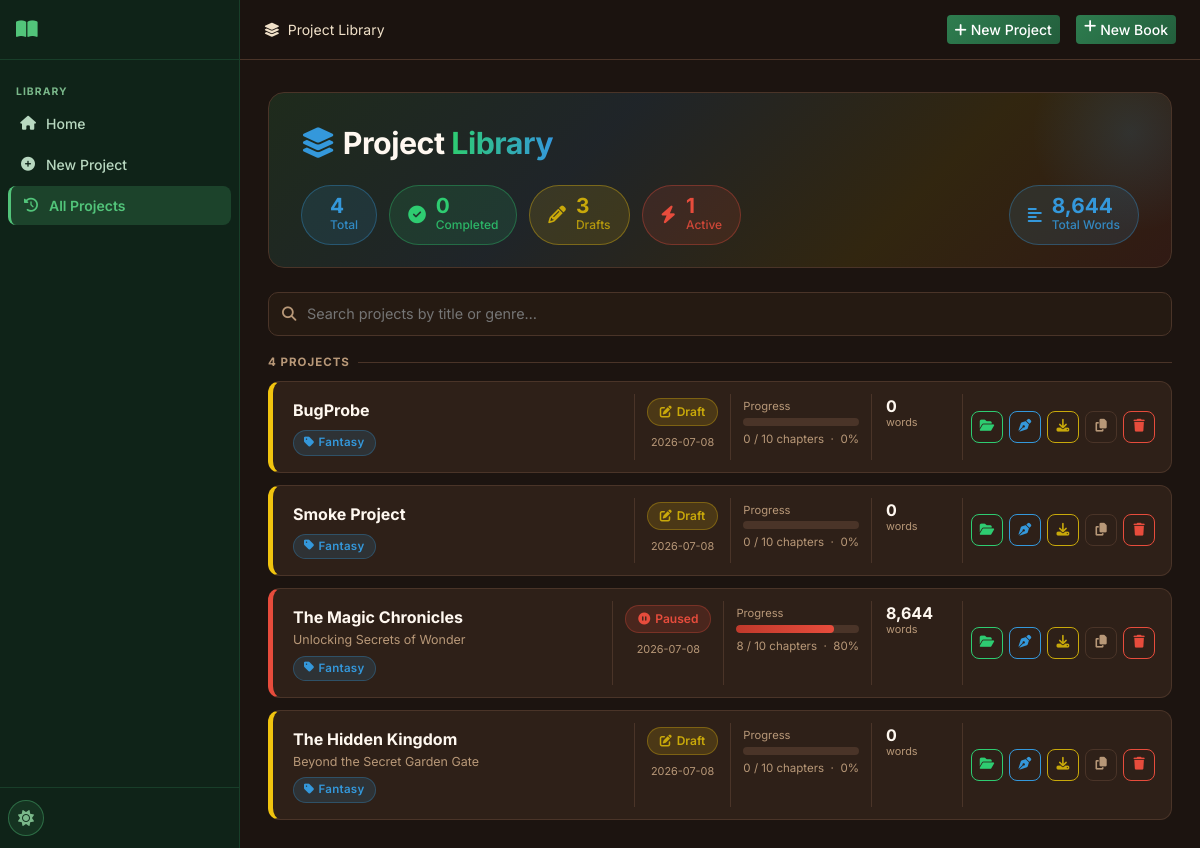
The app's page /history with its own data.
### tables this page shows
CREATE TABLE projects (
    id INTEGER PRIMARY KEY AUTOINCREMENT,
    title TEXT NOT NULL,
    subtitle TEXT DEFAULT '',
    genre TEXT DEFAULT 'Fantasy',
    audience TEXT DEFAULT 'Adult',
    description TEXT DEFAULT '',
    language TEXT DEFAULT 'English',
    story_type TEXT DEFAULT 'Novel',
    writing_style TEXT DEFAULT 'Descriptive',
    point_of_view TEXT DEFAULT 'Third Person Limited',
    tense TEXT DEFAULT 'Past',
    tone TEXT DEFAULT 'Adventurous',
    num_chapters INTEGER DEFAULT 10,
    words_per_chapter INTEGER DEFAULT 2000,
    creativity_level TEXT DEFAULT 'balanced',
    temperature REAL DEFAULT 0.7,
    top_p REAL DEFAULT 0.9,
    max_tokens INTEGER DEFAULT 4096,
    status TEXT DEFAULT 'draft',
    current_chapter INTEGER DEFAULT 0,
    total_words INTEGER DEFAULT 0,
    cover_prompt TEXT DEFAULT '',
    include_images INTEGER DEFAULT 0,
    images_per_chapter INTEGER DEFAULT 1,
    image_style TEXT DEFAULT 'Realistic',
    created_at TIMESTAMP DEFAULT CURRENT_TIMESTAMP,
    updated_at TIMESTAMP DEFAULT CURRENT_TIMESTAMP
);

### routes/main.py (the view)
@bp.route('/history')
def history():
    db = get_db()
    projects = db.execute('SELECT * FROM projects ORDER BY updated_at DESC').fetchall()
    return render_template('history.html', projects=projects)

### database/__init__.py (called while the page is built)
def get_db():
    if 'db' not in g:
        db_path = current_app.config['DATABASE']
        os.makedirs(os.path.dirname(db_path), exist_ok=True)
        g.db = sqlite3.connect(db_path)
        g.db.row_factory = sqlite3.Row
        g.db.execute('PRAGMA foreign_keys = ON')
        g.db.execute('PRAGMA journal_mode = WAL')
    return g.db

### utils/helpers.py (called while the page is built)
def get_setting(db, key, default=''):
    row = db.execute('SELECT value FROM settings WHERE key = ?', (key,)).fetchone()
    return row['value'] if row else default

### templates/history.html (shortened to what this page needs)
{% extends "base.html" %}
{% block breadcrumb %}<i class="fas fa-layer-group me-2"></i>Project Library{% endblock %}
{% block topnav_actions %}
<a href="{{ url_for('projects.new_project') }}" class="btn btn-primary btn-sm me-2">
  <i class="fas fa-plus me-1"></i>New Project
</a>
{% endblock %}
{% block content %}
{% set total     = projects | length %}
{% set completed = projects | selectattr('status', 'equalto', 'completed') | list | length %}
{% set drafts    = projects | selectattr('status', 'equalto', 'draft')     | list | length %}
{% set active    = projects | rejectattr('status', 'in', ['completed','draft']) | list | length %}
{% set total_words = projects | sum(attribute='total_words') %}
<div class="lib-hero">
  <div class="lib-hero-title"><i class="fas fa-layer-group me-2" style="color:var(--hl-blue)"></i>Project <span>Library</span></div>
  <div class="stat-pills">
    <div class="stat-pill sp-blue">
      <div><div class="sp-num">{{ total }}</div><div class="sp-label">Total</div></div>
    </div>
    <div class="stat-pill sp-green">
      <i class="fas fa-check-circle" style="font-size:1.1rem"></i>
      <div><div class="sp-num">{{ completed }}</div><div class="sp-label">Completed</div></div>
    </div>
    <div class="stat-pill sp-lemon">
      <i class="fas fa-pencil-alt" style="font-size:1.1rem"></i>
      <div><div class="sp-num">{{ drafts }}</div><div class="sp-label">Drafts</div></div>
    </div>
    <div class="stat-pill sp-red">
      <i class="fas fa-bolt" style="font-size:1.1rem"></i>
      <div><div class="sp-num">{{ active }}</div><div class="sp-label">Active</div></div>
    </div>
    <div class="stat-pill sp-blue" style="margin-left:auto">
      <i class="fas fa-align-left" style="font-size:1rem"></i>
      <div><div class="sp-num">{{ '{:,}'.format(total_words) }}</div><div class="sp-label">Total Words</div></div>
    </div>
  </div>
</div>
{% if projects %}
<div class="lib-search-wrap">
  <i class="fas fa-search"></i>
  <input class="lib-search" id="libSearch" type="text" placeholder="Search projects by title or genre…" oninput="filterCards()">
</div>
<div class="lib-section-label">{{ total }} Project{{ 's' if total != 1 }}</div>
<div class="project-cards" id="projectCards">
  {% for p in projects %}
  {% set pct = (p.current_chapter / p.num_chapters * 100) | int if p.num_chapters else 0 %}
  {% set sc = 'sc-' + p.status if p.status in ['completed','draft','generating','paused'] else 'sc-default' %}
  {% set pb = 'pb-' + p.status if p.status in ['completed','draft','generating','paused'] else 'pb-default' %}
  <div class="pcard status-{{ p.status }}" data-title="{{ p.title | lower }}" data-genre="{{ p.genre | lower }}">
    <div class="pcard-main">
      <div class="pcard-title">{{ p.title }}</div>
      {% if p.subtitle %}<div class="pcard-subtitle">{{ p.subtitle }}</div>{% endif %}
      <div class="genre-chip"><i class="fas fa-tag me-1"></i>{{ p.genre }}</div>
    </div>
    <div class="pcard-meta">
      <span class="status-chip {{ sc }}">
        {% if p.status == 'completed' %}<i class="fas fa-check-circle"></i>
        {% elif p.status == 'generating' %}<i class="fas fa-spinner fa-spin"></i>
        {% elif p.status == 'paused' %}<i class="fas fa-pause-circle"></i>
        {% else %}<i class="fas fa-edit"></i>{% endif %}
        {{ p.status | title }}
      </span>
      <div class="stat-unit mt-1">{{ p.updated_at[:10] }}</div>
    </div>
    <div class="pcard-prog">
      <div class="lib-prog-label">Progress</div>
      <div class="lib-progress">
        <div class="lib-progress-bar {{ pb }}" style="width:{{ pct }}%"></div>
      </div>
      <div class="lib-pct">{{ p.current_chapter }} / {{ p.num_chapters }} chapters &nbsp;·&nbsp; {{ pct }}%</div>
    </div>
    <div class="pcard-stats">
      <div>
        <div class="stat-num">{{ '{:,}'.format(p.total_words) }}</div>
        <div class="stat-unit">words</div>
      </div>
    </div>
    <div class="pcard-acts">
      <a href="{{ url_for('projects.project_detail', project_id=p.id) }}" class="act-btn act-green" title="Open project">
        <i class="fas fa-folder-open"></i>
      </a>
      <a href="{{ url_for('editor.editor_page', project_id=p.id) }}" class="act-btn act-blue" title="Open editor">
        <i class="fas fa-pen-nib"></i>
      </a>
      <a href="{{ url_for('exports.export_page', project_id=p.id) }}" class="act-btn act-lemon" title="Export">
        <i class="fas fa-download"></i>
      </a>
      <form method="POST" action="{{ url_for('projects.duplicate_project', project_id=p.id) }}" style="display:inline">
        <button type="submit" class="act-btn act-neutral" title="Duplicate">
          <i class="fas fa-copy"></i>
        </button>
      </form>
      <button class="act-btn act-red" onclick="confirmDelete({{ p.id }}, '{{ p.title | e }}')" title="Delete">
        <i class="fas fa-trash"></i>
      </button>
    </div>
  </div>
  {% endfor %}
</div>
{% endif %}
{% endblock %}

### static/css/style.css (style rules this page uses)
:root { --primary: #2e7d4f; --primary-hover: #235e3c; --primary-light: rgba(46, 125, 79, 0.15); --secondary: #c0392b; --secondary-light: rgba(192, 57, 43, 0.15); --accent: #2471a3; --accent-light: rgba(36, 113, 163, 0.15); --warning-color: #c9920a; --warning-light: rgba(201, 146, 10, 0.15); --brown: #795548; --brown-light: #a1887f; --success: #27ae60; --warning: #c9920a; --danger: #c0392b; --info: #2471a3; --sidebar-width: 240px; --topnav-height: 60px; --border-radius: 12px; --border-radius-sm: 8px; --transition: 0.2s ease; }
[data-theme="dark"] { --bg: #1c1410; --bg-secondary: #251a12; --bg-card: #2e2018; --bg-card-hover: #3a2820; --bg-input: #251a12; --border-color: #4a3428; --text: #f0e0c8; --text-muted: #b89878; --text-heading: #fff8f0; --sidebar-bg: #0f2318; --topnav-bg: rgba(28, 20, 16, 0.96); --scrollbar-track: #251a12; --scrollbar-thumb: #4a3428; --bs-body-bg: #1c1410; --bs-body-color: #f0e0c8; --bs-card-bg: #2e2018; --bs-card-border-color: #4a3428; --bs-border-color: #4a3428; --bs-modal-bg: #2e2018; --bs-modal-border-color: #4a3428; --bs-dropdown-bg: #2e2018; --bs-dropdown-border-color: #4a3428; --bs-dropdown-link-color: #f0e0c8; --bs-dropdown-link-hover-bg: #3a2820; --bs-tertiary-bg: #251a12; --bs-secondary-bg: #251a12; --bs-body-color-rgb: 240, 224, 200; --bs-body-bg-rgb: 28, 20, 16; --bs-table-color: #f0e0c8; --bs-table-bg: transparent; --bs-table-hover-color: #f0e0c8; --bs-table-hover-bg: rgba(255,255,255,0.05); --bs-table-striped-color: #f0e0c8; --bs-table-striped-bg: rgba(255,255,255,0.03); --bs-table-active-color: #f0e0c8; --bs-table-active-bg: rgba(255,255,255,0.07); --bs-table-border-color: #4a3428; }
*, *::before, *::after { box-sizing: border-box; }
html { scroll-behavior: smooth; }
body { font-family: 'Inter', -apple-system, BlinkMacSystemFont, sans-serif; background: var(--bg); color: var(--text); min-height: 100vh; display: flex; overflow-x: hidden; transition: background var(--transition), color var(--transition); }
a { color: var(--primary); }
.status-draft { background: rgba(141,110,99,0.2); color: #bcaaa4; }
.status-paused, .status-pausing { background: rgba(201,146,10,0.2); color: #e0a800; }
.btn-primary { background: linear-gradient(135deg, #2e7d4f, #235e3c); border: none; color: #fff; font-weight: 500; }

### records on screen
projects: title "BugProbe", genre "Fantasy", status "Draft", updated_at "2026-07-08", current_chapter "0", num_chapters "10", pct "0", total_words "0"
projects: title "Smoke Project", genre "Fantasy", status "Draft", updated_at "2026-07-08", current_chapter "0", num_chapters "10", pct "0", total_words "0"
projects: title "The Magic Chronicles", subtitle "Unlocking Secrets of Wonder", genre "Fantasy", status "Paused", updated_at "2026-07-08", current_chapter "8", num_chapters "10", pct "80", total_words "8,644"
projects: title "The Hidden Kingdom", subtitle "Beyond the Secret Garden Gate", genre "Fantasy", status "Draft", updated_at "2026-07-08", current_chapter "0", num_chapters "10", pct "0", total_words "0"

### other values on screen
{{ total }} "4"
{{ completed }} "0"
{{ drafts }} "3"
{{ active }} "1"
{{ '{:,}'.format(total_words) }} "8,644"
{{ 's' if total != 1 }} "S"
